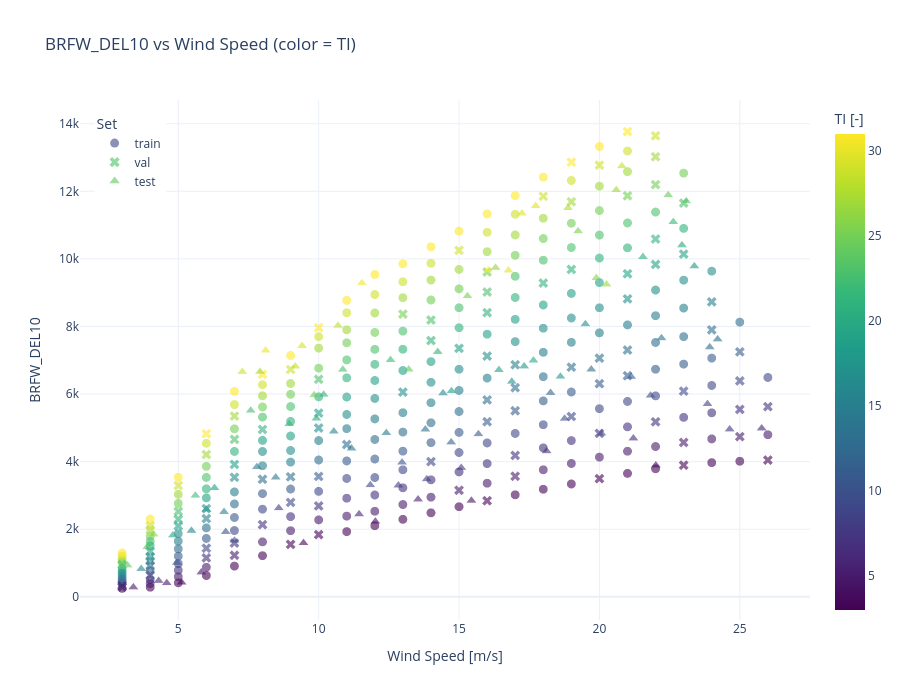

Source (notebook cell):
### Markdown cell above
## Plot 3 – Target vs inputs (Wind Speed and TI)

These two scatter plots show how the current target depends on the inputs:

1. Target vs **Wind Speed**, colored by **Turbulence Intensity**.
2. Target vs **Turbulence Intensity**, colored by **Wind Speed**.

Each dataset (train/val/test) is plotted with a different marker:

- circles: train
- x: val
- triangles: test

What to look for:

- Do the points follow physically meaningful trends? (e.g. power curve shape, loads increasing with TI)
- Are there regions in Wind Speed / TI where only one set (e.g. val or test) has points?
- Are there apparent nonlinearities that a simple linear model cannot capture?

Toggling sets on/off in the legend can help isolate the distributions.

### Code cell
# CELL 15: Plotting target vs inputs (WS and TI) for train/val/test

# =========================================
# Plot 3: Target vs inputs (WS and TI)
# =========================================


print(f"Current target: {TARGET_COL}")

plot_target_vs_inputs_plotly(
    df_all,
    target_col=TARGET_COL,
    wsp_col="Wind Speed",
    ti_col="Turbulence Intensity",
)
